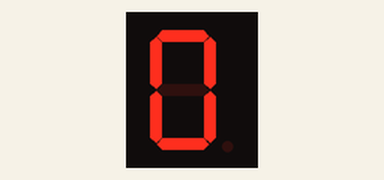
Simulated run of this sketch. Board: Arduino Uno, built with avr-gcc and run on an emulated ATmega328P. Shown: 1-digit seven-segment display. Wiring (inferred from the names in the program): 1-digit 7-segment display, segments lit when HIGH: segments pin 2, pin 3, pin 4, pin 5, pin 6, pin 8, pin 9. The segment pins are drawn as the display they are named for.

Above: at 0.01 s.
At 0.37 s:
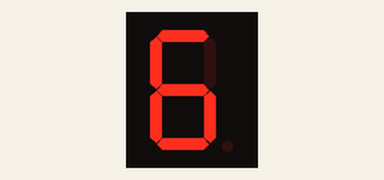
At 0.85 s:
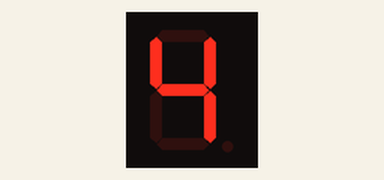

The sketch:

AurdionoSevenSegment.ino
```cpp
int a=2;
int b=3;
int c=4;
int d=5;
int e=6;
int f=8;
int g=9;
void setup()
{
  pinMode(a,OUTPUT);
  pinMode(b,OUTPUT);
  pinMode(c,OUTPUT);
  pinMode(d,OUTPUT);
  pinMode(e,OUTPUT);
  pinMode(f,OUTPUT);
  pinMode(g,OUTPUT);
}

void turnOff()
{
 digitalWrite(a,LOW);
 digitalWrite(b,LOW);
 digitalWrite(c,LOW);
 digitalWrite(d,LOW);
 digitalWrite(e,LOW);
 digitalWrite(f,LOW);
 digitalWrite(g,LOW);
}

void digitalDisplay(int digit)
{

if(digit!=1&&digit!=4)
digitalWrite(a,HIGH);
if(digit!=5&&digit!=6)
digitalWrite(b,HIGH);
if(digit!=2)
digitalWrite(c,HIGH);
if(digit!=1&&digit!=4&&digit!=7)
digitalWrite(d,HIGH);
if(digit==0||digit==6||digit==2||digit==8)
digitalWrite(e,HIGH);
if(digit!=1&&digit!=2&&digit!=3&&digit!=7)
digitalWrite(f,HIGH);
if(digit !=0 && digit!=1 && digit!=7)
digitalWrite(g,HIGH);

}

void loop()
{
  for(int i=0;i<10;i++)
  {
    digitalDisplay(i);
    delay(60);
    turnOff();
  }
}
```

Measured:
- by itself, everything shown: repeats every 0.60 s, in 10 steps
